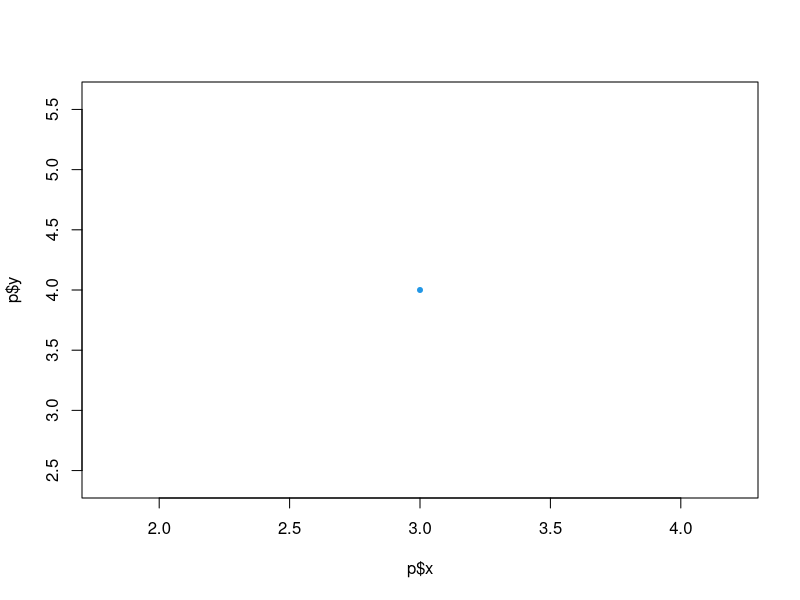

This chart was generated by the following R code:
## ---- chunk 1
knitr::opts_chunk$set(echo = TRUE)
## ---- chunk 2
#?environment
environment()
globalenv()
environmentName(environment())

search()

e <- environment()
while(environmentName(e) != "R_EmptyEnv") {
  print(environmentName(e))
  e <- parent.env(e)
}
print(environmentName(e))
## ---- chunk 3
f <- function() {
  print("new frame")
  e <- environment()
  print(e)
  print(parent.env(e))
  print(parent.frame())
  if(TRUE) {
    print("same frame")
    print(environment())
  }
  {
    print("same frame")
    print(environment())
  }
  f2 <- function() {
    print("another new frame")
    print(environment())
    print(parent.env(environment()))
  }
  f2()
}
f()
environment(f);
## ---- chunk 4
f <- function() {
  print("same parent")
  e <- environment()
  print(e)
  print(parent.env(e))
  print("frames")
}

f2 <- function() {
  f()
  f3 <- function () {
    print("nested")
    f()
  }
  f3()
}
f2()

## ---- chunk 5
v <- "A";
f <- function() {
  print(v)
}
f2 <- function() {
  print("prints A:")
  f();
  v <- "C"
  print("prints A again:")
  f();
}


f()
f2()

v <- "B"
f()
print("now prints A is really B")
f2()

## ---- chunk 6
a <- 1
b <- 2
bind <- function(a, b) {
  function(x) {
    (a + b) * x
  }
}

bound1 <- bind(2,3);
bound1(1)
bound2 <- bind(3, 3);
bound2(1)
bound1(1)
## ---- chunk 7
f <- function() {
  a <- "a"
  b <<- "b"
}
f()
ls()
rm(list = ls())
ls()
## ---- chunk 8
e <- new.env()
print(e)
print(parent.env(e))
assign('a', 1, envir=e)
exists('a', envir = e)
exists('a')
get('a', envir = e)
#?with # ads a temp top frame from data
## ---- chunk 9
action <- function(a) { print(a); return(a) }

ifelse(TRUE, action(1), action(2))
## ---- chunk 10
gmean <- function(x, p, n = length(x), w = rep(1/n, n)) 
  as.vector(if(p == 0) prod(sapply(1:n, function(i) { x[i] ^ w[i] })) ^ (1 / sum(w)) 
  else (crossprod(w, x ^ p) / sum(w)) ^ (1 / p))

gmean(1:10, 0) #geometric mean
gmean(1:10, 1) #arithmetic mean
## ---- chunk 11
rm(list = ls())
f <- function(a, b) {
  print(a)
}
f(3)
## ---- chunk 12
action <- function(a) { print(a); return(a) }
switch(2, action(1), action(2), action(3))
## ---- chunk 13
f <- function() {
  return(3 + ifelse(TRUE, return(sqrt(4)), return(sqrt(9))))
}
f()
## ---- chunk 14
2 * 3 - 1
`-`(`*`(2, 3), 1)
## ---- chunk 15
`%aha%` <- function(l, r) {
  rep(l, r)
}

2 %aha% 3

`%aha%`(2, 3)

1 %aha% 2 %aha% 3
## ---- chunk 16
(a <- 5)
length(a)
dim(a)
names(a)
names(a) <- c('A') 
names(a)
str(a)
(a <- 1:15)
dim(a) <- c(3, 5)
dim(a)
nrow(a)
ncol(a)
typeof(a)
# now this one makes a list!
(a <- c(function(){ print("a") }, function(){ print("b") }))
a[[1]]()
typeof(a)
## ---- chunk 17
x <- 1:10
y <- 2:11
x + y
## ---- chunk 18
a <- 1:5
str(a)
attr(a, "aha") <- "vvv"
attr(a, "aha")

(a <- 1:15)
dim(a) <- c(3, 5)
a
dim(a)
attributes(a)
attributes(a) <- NULL
dim(a)
a

m <- matrix(1:15, nrow=3, ncol=5)
class(m)
attr(m, "class")
attributes(m)
## ---- chunk 19
p <- list(x=3, y=4)
class(p) <- "point"
class(p)
attr(p, "class")
p$x
p$y
## ---- chunk 20
point <- function(x, y) {
  o <- list(x=x, y=y)
  attr(o, "class") <- "point"
  o
}

p <- point(3, 4)
class(p)
attr(p, "class")
## ---- chunk 21
#methods(print)
#methods(class="default")

print(p) #no specialization

print.point <- function(p) {
  print(paste(p$x, p$y))
}

print(p)
## ---- chunk 22
aha <- function(o) {
  UseMethod("aha")
}

aha.point <- function(p) {
  print("aha point")
}

aha.default <- function(p) {
  print("aha default")
}

aha(p)
a <- 3
aha(3)
p
#print.aha
#summary.aha
#plot.aha

plot.aha <- function(p, ...) {
  plot(p$x, p$y, ...)
}
plot(p, pch=20, col=4)
## ---- chunk 23
point <- setClass("point", slots=list(x="numeric", y="numeric"))
p <- new("point", x=3, y=4)
p
attributes(p)
str(p)
isS4(p)
p@x
p@y
p <- point(x=3, y=5)
p@y
p@y <- 6
slot(p, "y") <- 6
show(p)
## ---- chunk 24
#showMethods()
isS4(show)
#showMethods(show)

setMethod("show", "point", function(object) {
  print(paste(object@x, object@y))
})

show(p)
## ---- chunk 25
rpoint <- setRefClass("rpoint", 
          fields=list(x="numeric", y="numeric"),
          methods=list(
            add = function(other) {
              x <<- other + x
              y <<- other + y
            },
            move = function(k) {
              x <<- k * x
              y <<- k * y
            },
            show = function() {
              print(paste(x, y))
            }
          ))

p <- rpoint(x=4, y=5)
show(p)
p$move(3)
p$x
p$y
## ---- chunk 26
p <- point(x=3, y=5)
rp <-rpoint(x=4, y=5)

modify <- function (p) {
  p@x <- 6
}
rmodify <- function (p) {
  p$x <- 6
}

p
modify(p)
p

rp
rmodify(rp)
rp
